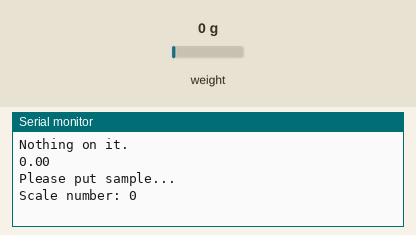
A sketch run on a simulated Arduino Uno, built with avr-gcc and run on an emulated ATmega328P. Shown: the last lines printed to the serial monitor. The inputs (shaded band) are chosen by the test bench; at power-on: weight on the scale 0 g.

Above: at 3.2 s.
3.3 s: weight on the scale set to 100 g
At 4.6 s:
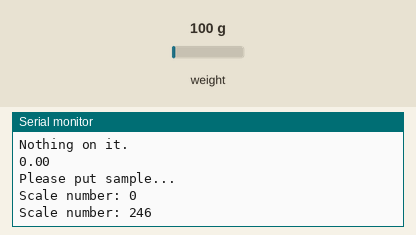
4.8 s: weight on the scale set to 1250 g
At 5.8 s:
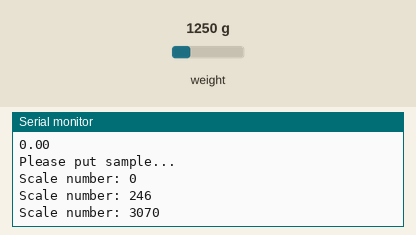
Timing chart, 0 to 7.8 s (numbered marks = the images above; inputs shaded):
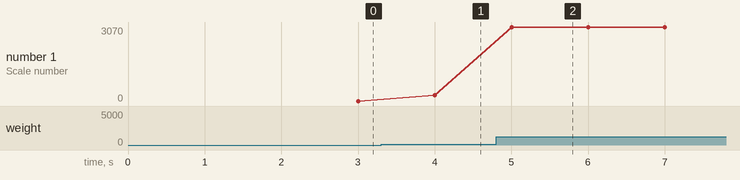

Measured:
- after the input at 3.3 s, the serial monitor: prints a new line after 0.70 s (image 1)
- after the input at 4.8 s, the serial monitor: prints a new line after 0.20 s (image 2)
- plotted number 1: 0 → 246 after the input at 3.3 s, 246 → 3070 after the input at 4.8 s

The sketch:

weight01_scale_factor.ino
```cpp
#include "HX711.h"

// HX711接线设定
const int DT_PIN = A1;
const int SCK_PIN = A0;

const int sample_weight = 171; // 用来校正的质量（公克）

HX711 scale;

void setup() {
  Serial.begin(9600);
  scale.begin(DT_PIN, SCK_PIN);
  scale.set_scale(); // 开始取得比例参数
  scale.tare();
  Serial.println("Nothing on it.");
  Serial.println(scale.get_units(10));
  Serial.println("Please put sample..."); // 提示放上基准物品
}

void loop() {
  float current_weight = scale.get_units(10); // 取得10次数值的平均
  float scale_factor = (current_weight / sample_weight);
  Serial.print("Scale number: ");
  Serial.println(scale_factor, 0); // 显示比例参数，记起来，以便用在正式的程式中
}
```
